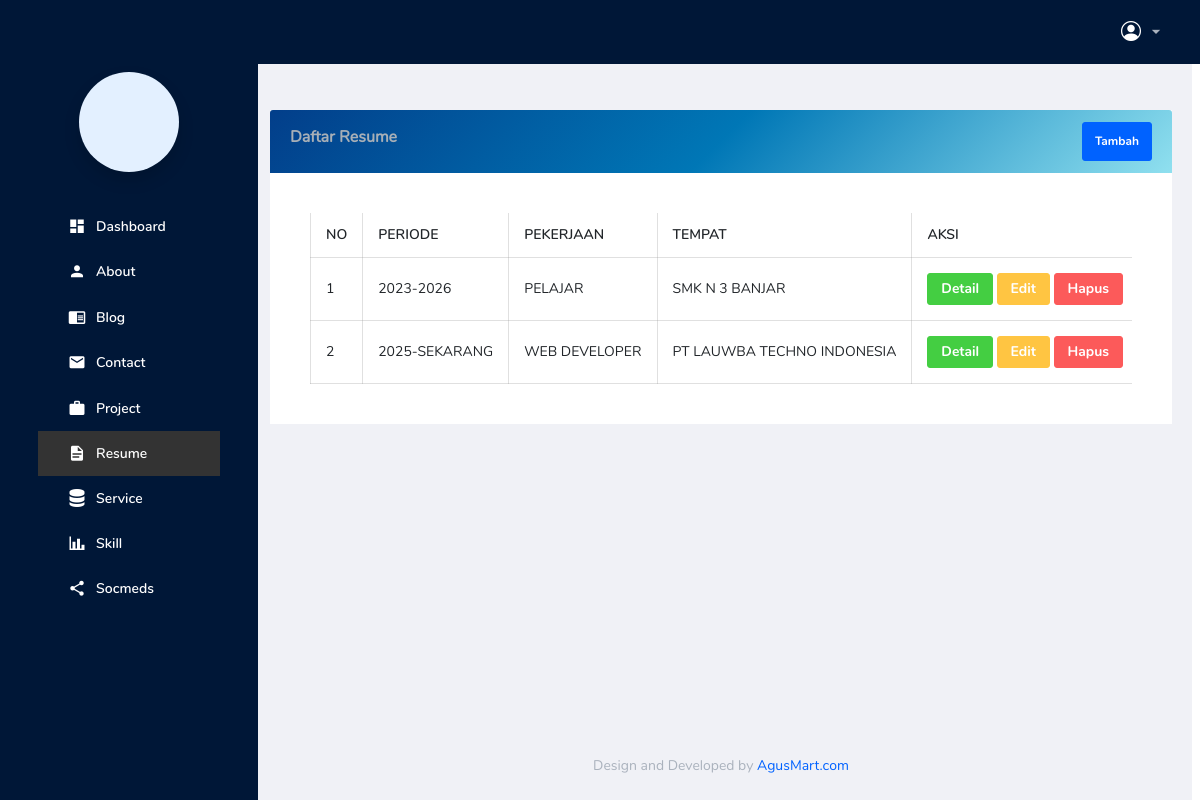
The app's page /backend/pages/resume/index.php with its own data.
### tables this page shows
CREATE TABLE `resumes` (
  `id` bigint NOT NULL,
  `date` varchar(255) NOT NULL,
  `job` varchar(255) NOT NULL,
  `place` varchar(255) NOT NULL,
  `sumary` text NOT NULL,
  `description` text NOT NULL
);

### backend/pages/resume/index.php (the view, shortened to what this page needs)
<?php
include '../../partials/header.php';
?>
<body >
  <div class="container-scroller">
    <?php include '../../partials/navbar.php'; ?>
    <div class="container-fluid page-body-wrapper">
      <?php include '../../partials/sidebar.php'; ?>
      <div class="main-panel">
        <div class="content-wrapper" style="padding-left: 20px; padding-right: 20px;">
          <div class="row">
            <div class="col-12">
              <div class="card">
                <div class="card-header d-flex align-items-center justify-content-between" style="background: linear-gradient(135deg, #023e8a, #0077b6, #90e0ef); border: none;">
                  <h5>Daftar Resume</h5>
                  <a href="./create.php" class="btn btn-primary">Tambah</a>
                </div>
                <div class="card-body">
                  <div class="table-responsive">
                    <table class="table table-bordered">
                      <thead>
                        <tr class="text-uppercase">
                          <th>No</th>
                          <th>Periode</th>
                          <th>Pekerjaan</th>
                          <th>Tempat</th>
                          <th>Aksi</th>
                        </tr>
                      </thead>
                      <tbody>
                        <?php
                        $qResumes = "SELECT * FROM resumes";
                        $result = mysqli_query($connect, $qResumes) or die(mysqli_error($connect));
                        $no = 1;
                        if ($result && $result->num_rows > 0):
                          while ($item = $result->fetch_object()):
                        ?>
                        <tr>
                          <td class="text-uppercase"><?= $no++ ?></td>
                          <td class="text-uppercase"><?= htmlspecialchars($item->date) ?></td>
                          <td class="text-uppercase"><?= htmlspecialchars($item->job) ?></td>
                          <td class="text-uppercase"><?= htmlspecialchars($item->place) ?></td>
                          <td class="text-capitalize">
                            <a href="./detail.php?id=<?= $item->id ?>" class="btn btn-sm btn-success btn-sm">Detail</a>
                            <a href="./edit.php?id=<?= $item->id ?>" class="btn btn-warning btn-sm">Edit</a>
                            <a href="../../actions/resume/destroy.php?id=<?= $item->id ?>" class="btn btn-danger btn-sm" onclick="return confirm('Apakah Anda yakin?')">Hapus</a>
                          </td>
                        </tr>
                        <?php endwhile; else: ?>
                        <tr>
                          <td colspan="6" class="text-center">Data resume belum tersedia.</td>
                        </tr>
                        <?php endif; ?>
                      </tbody>
                    </table>
                  </div>
                </div>
              </div>
            </div>
          </div>
        </div>
        <?php include '../../partials/footer.php'; ?>
      </div>
    </div>
  </div>
</body>

### backend/partials/header.php (style rules this page uses)
.page-body-wrapper { display: flex; }
.main-panel { margin-left: 250px; width: calc(100% - 250px); }

### records on screen
resumes: date "2023-2026", job "PELAJAR", place "SMK N 3 BANJAR"
resumes: date "2025-SEKARANG", job "WEB DEVELOPER", place "PT LAUWBA TECHNO INDONESIA"
